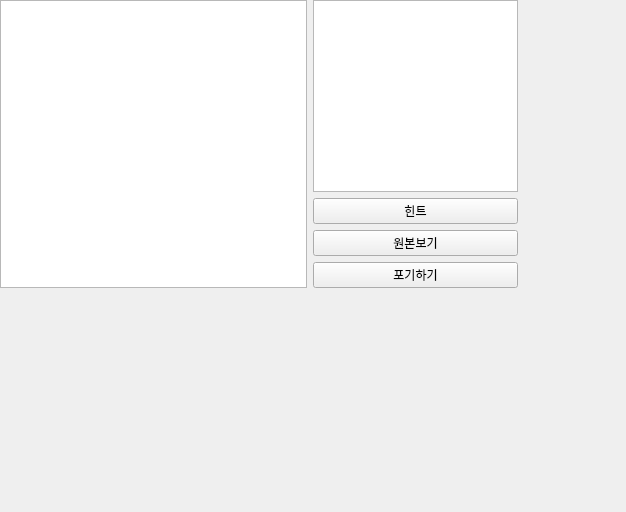
<?xml version="1.0" encoding="UTF-8"?>
<ui version="4.0">
 <class>Form</class>
 <widget class="QWidget" name="Form">
  <property name="geometry">
   <rect>
    <x>0</x>
    <y>0</y>
    <width>626</width>
    <height>512</height>
   </rect>
  </property>
  <property name="windowTitle">
   <string>Form</string>
  </property>
  <widget class="QWidget" name="">
   <layout class="QHBoxLayout" name="horizontalLayout" stretch="6,4">
    <item>
     <widget class="QGraphicsView" name="PzBoard"/>
    </item>
    <item>
     <layout class="QVBoxLayout" name="verticalLayout">
      <item>
       <widget class="DraggableListWidget" name="PieceBoard"/>
      </item>
      <item>
       <layout class="QVBoxLayout" name="verticalLayout_2">
        <item>
         <widget class="QPushButton" name="HintBT">
          <property name="text">
           <string>힌트</string>
          </property>
         </widget>
        </item>
        <item>
         <widget class="QPushButton" name="SolBT">
          <property name="text">
           <string>원본보기</string>
          </property>
         </widget>
        </item>
        <item>
         <widget class="QPushButton" name="StBT">
          <property name="text">
           <string>포기하기</string>
          </property>
         </widget>
        </item>
       </layout>
      </item>
     </layout>
    </item>
   </layout>
  </widget>
 </widget>
 <customwidgets>
  <customwidget>
   <class>DraggableListWidget</class>
   <extends>QListWidget</extends>
   <header>draggablelistwidget.h</header>
  </customwidget>
 </customwidgets>
 <resources/>
 <connections/>
</ui>
